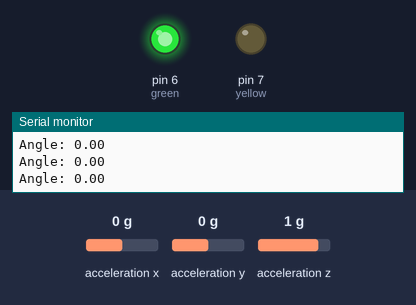
Bench run of a sketch on a simulated Arduino Uno, built with avr-gcc and run on an emulated ATmega328P. On the bench: output pins drawn as LEDs (lit = HIGH), the last lines printed to the serial monitor. The inputs (shaded band) are chosen by the test bench; at power-on: acceleration z 1 g, acceleration x 0 g, acceleration y 0 g.

Above: at 1.2 s.
1.3 s: acceleration z set to 0.2 g
2.8 s: acceleration z set to -0.1 g
At 3.9 s:
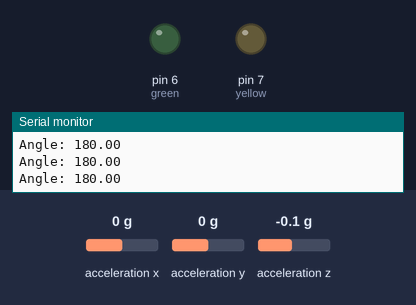
4.3 s: acceleration z set to 0.8 g
At 4.9 s:
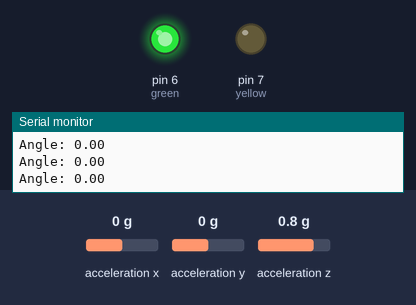
5.8 s: acceleration x set to -1.4 g
At 7.0 s:
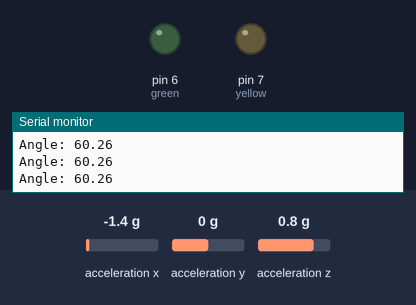
Timing chart, 0 to 8.3 s (numbered marks = the images above; inputs shaded):
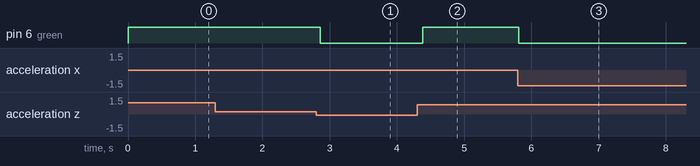

The sketch:

lab5part2.ino
```cpp
#include <Wire.h>
#include <Adafruit_LIS3DH.h>
#include <Adafruit_Sensor.h>

Adafruit_LIS3DH lis = Adafruit_LIS3DH();

const int yellow = 7;
const int green = 6;

void setup() {
  // put your setup code here, to run once:
  Serial.begin(115200);

  pinMode(yellow, OUTPUT);
  pinMode(green, OUTPUT);

  if(!lis.begin(0x18)) {
    Serial.println("FAILED");
    while(1);
  }

  lis.setRange(LIS3DH_RANGE_4_G);
}

void loop() {
  // put your main code here, to run repeatedly:
  sensors_event_t event;
  lis.getEvent(&event);

  float x = event.acceleration.x;
  float y = event.acceleration.y;
  float z = event.acceleration.z;

  float angle = acos(z / sqrt(x*x + y*y + z*z)) * 180.0 / PI;

  Serial.print("Angle: ");
  Serial.println(angle);

  if(angle <= 1.0) {
    digitalWrite(green, HIGH);
    digitalWrite(yellow, LOW);
  } else if (angle <= 5.0) {
    digitalWrite(green, LOW);
    digitalWrite(yellow, HIGH);
  } else {
    digitalWrite(green, LOW);
    digitalWrite(yellow, LOW);
  }
  delay(100);
}
```

Measured:
- the behaviour switches between 0.1 and 0 g on acceleration z (found by bisection; images 0 and 1)
- after the input at 2.8 s, pin 6 (green): HIGH → LOW after 0.06 s
- after the input at 4.3 s, pin 6 (green): LOW → HIGH after 0.09 s
- after the input at 5.8 s, pin 6 (green): HIGH → LOW at once
